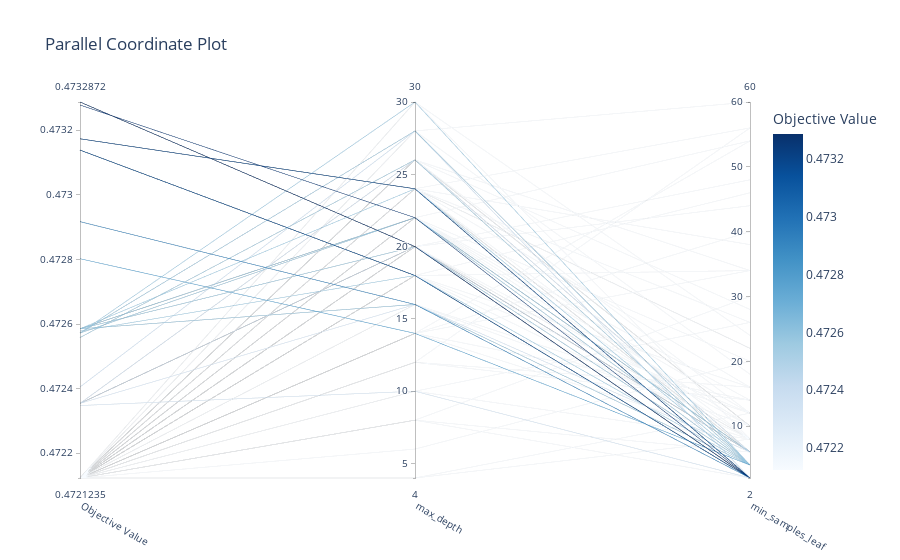

This figure's notebook cell:
### Code cell
optuna.visualization.plot_parallel_coordinate(study)
